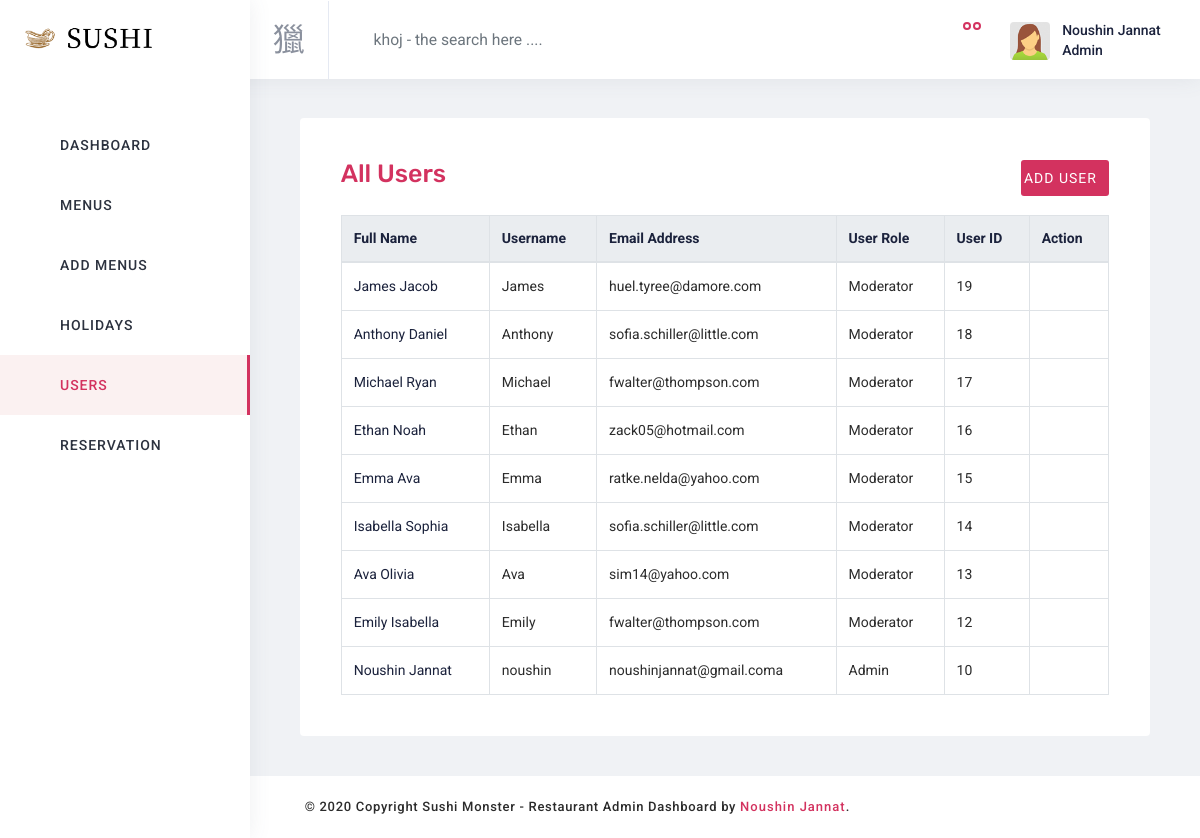
The page /admin/users.php (signed in) on the database its author committed.
### tables this page shows
CREATE TABLE `user` (
  `user_id` int(50) NOT NULL,
  `name` varchar(100) NOT NULL,
  `username` varchar(100) NOT NULL,
  `password` varchar(100) NOT NULL,
  `email` varchar(100) NOT NULL,
  `role` int(50) NOT NULL
);

### admin/users.php (the view, shortened to what this page needs)
<?php
include "inc/header.php";
?>
      <div class="content-wrapper">
        <div class="content">
          <div class="row">
            <div class="col-md-12 col-sm-12">
              <div class="card">
                <div class="card-body">
                  <div class="card-header m-b-25">
                    <h3 class="d-inline font-primary"> All Users</h3>
                    <div class="card_icon"><a href="user-add.php" class="my-btn"> <i class="mdi mdi-plus"></i> ADD USER </a></div>
                  </div>
                  <div class="table-responsive">
              <?php
              include "inc/connection.php";
              $query = "SELECT * FROM user ORDER BY user_id DESC";
              $result = mysqli_query($connection,$query) or die("Failed");
              $count = mysqli_num_rows($result);
                          if($count > 0){ ?>
                    <table class="mb-0 table table-bordered">
                      <thead>
                        <tr class="heading">
                          <th scope="col">Full Name</th>
                          <th scope="col">Username</th>
                          <th scope="col">Email Address</th>
                          <th scope="col">User Role</th>
                          <th scope="col">User ID</th>
                          <th scope="col">Action</th>
                        </tr>
                      </thead>
                      <tbody>
                <?php
                    while($row = mysqli_fetch_assoc($result)){
                ?>
                        <tr>
                          <td><?php echo $row['name'];?></td>
                          <td><?php echo $row['username'];?></td>
                          <td><?php echo $row['email'];?>
                          <td>
                            <?php
                                if($row['role'] == 1 ){
                                    echo "Admin";
                                }else{
                                    echo "Moderator";
                                } ?>
                          </td>
                          <td><?php echo $row['user_id'] ?></td>
                          <td class='edit'>
                          </td>
                        </tr>
                <?php
                    }
                ?>
                      </tbody>
        <?php
            }else{
                echo "No Data";
        }
        ?>
                  </table>
                  </div>
                </div>
              </div>
            </div>
          </div>
        </div>
      </div>
<?php include 'inc/footer.php'; ?>

### admin/assets/css/style.css (style rules this page uses)
.card-header h3 { font-size: 25px; }
.card_icon { float: right; }
.my-btn { background: #d3325f; padding: 10px 12px 10px 3px; color: #fff; border-radius: 3px; }
.table-responsive { display: block; width: 100%; overflow-x: auto; }
.table td { padding-top: 13px; padding-bottom: 13px; vertical-align: middle; }
.heading th { background: #EAEDF0; vertical-align: middle; }
.table thead th { vertical-align: middle; }
.table-responsive .mdi , .edit { color: #dc3545; }

### rows shown on the page
user: name "James Jacob", username "James", email "huel.tyree@damore.com", role "Moderator", user_id "19"
user: name "Anthony Daniel", username "Anthony", email "sofia.schiller@little.com", role "Moderator", user_id "18"
user: name "Michael Ryan", username "Michael", email "fwalter@thompson.com", role "Moderator", user_id "17"
user: name "Ethan Noah", username "Ethan", email "zack05@hotmail.com", role "Moderator", user_id "16"
user: name "Emma Ava", username "Emma", email "ratke.nelda@yahoo.com", role "Moderator", user_id "15"
user: name "Isabella Sophia", username "Isabella", email "sofia.schiller@little.com", role "Moderator", user_id "14"
user: name "Ava Olivia", username "Ava", email "sim14@yahoo.com", role "Moderator", user_id "13"
user: name "Emily Isabella", username "Emily", email "fwalter@thompson.com", role "Moderator", user_id "12"
user: name "Noushin Jannat", username "noushin", email "noushinjannat@gmail.coma", role "Admin", user_id "10"
